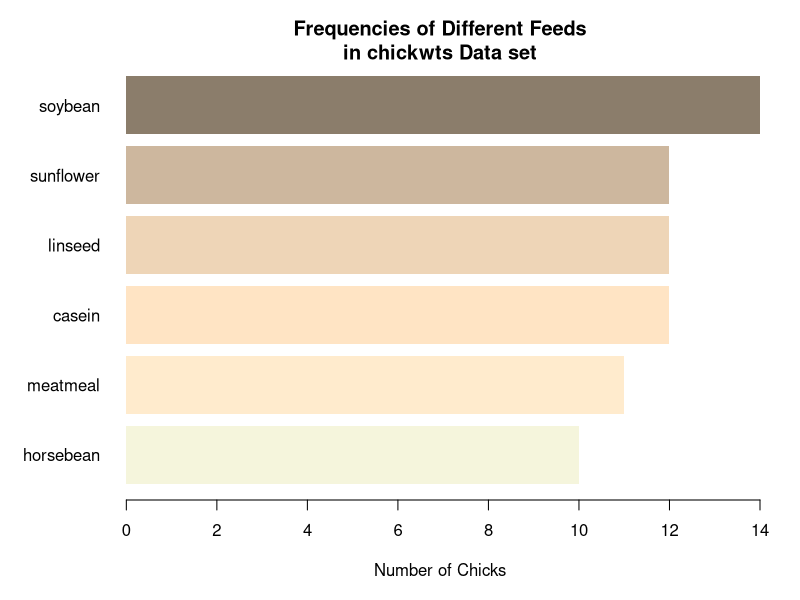

This chart was generated by the following R code:
#!/usr/bin/env Rscript 
# LOAD DATA
# Loads data sets package
require("datasets") 
# CREATE TABLE
# Create a table of feed, place in “feeds”
feeds <- table(chickwts$feed) 
# See contents of object “feeds”
print(feeds) 

# CHOOSE GRAPHICS DEVICE
# TO SAVE AS PDF
# EITHER this device for a PDF file (scalable vector graphics)
pdf("plots.pdf", # Give the full path and name.
 width = 9, # Width of image in inches.
 height = 6) # Height of image in inches.

# CREATE GRAPHIC
# Then run the command(s) for the graphic.
oldpar <- par(no.readonly = TRUE) # Stores current graphical parameters.
par(oma = c(1, 1, 1, 1)) # Sets outside margins: bottom, left, top, right.
par(mar = c(4, 5, 2, 1)) # Sets plot margins.
barplot(feeds[order(feeds)], # Order the bars by descending values.
 horiz = TRUE, # Make the bars horizontal.
 las = 1, # las gives orientation of axis labels.
 col = c("beige", "blanchedalmond", "bisque1", "bisque2",
         "bisque3", "bisque4"), # Vector of colors for bars
 border = NA, # No borders on bars.
 # Add main title and label for x-axis.
 main = "Frequencies of Different Feeds\nin chickwts Data set",
 xlab = "Number of Chicks") 
# CLEAN UP
# Turns off graphics device.
invisible(dev.off()) 
# Restores previous graphics parameters (ignore errors).
par(oldpar) 
# Removes all objects from workspace.
rm(list = ls()) 
